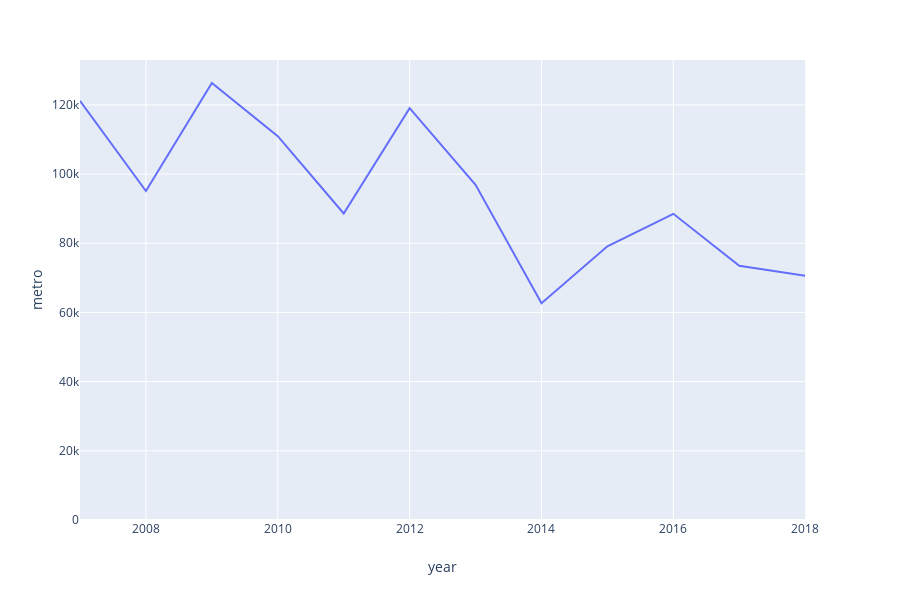

The code cell stored with this chart in its notebook:
### Code cell
fig_metro_orig = px.line(metro_orig_counts_df, x='year', y='metro')
fig_metro_orig.update_yaxes(rangemode="tozero")

### Figure 1 — Plotly figure (JSON) as saved in the notebook; plotly's stock layout.template omitted (floating-point values rounded to 4 significant figures)
{"data": [{"hoverlabel": {"namelength": 0}, "hovertemplate": "year=%{x}<br>metro=%{y}", "legendgroup": "", "line": {"color": "#636efa", "dash": "solid"}, "mode": "lines", "name": "", "showlegend": false, "type": "scatter", "x": ["2007", "2008", "2009", "2010", "2011", "2012", "2013", "2014", "2015", "2016", "2017", "2018"], "xaxis": "x", "y": [121166, 95118, 126335, 110957, 88603, 119080, 96887, 62647, 79119, 88515, 73481, 70639], "yaxis": "y"}], "layout": {"height": 600, "legend": {"tracegroupgap": 0}, "margin": {"t": 60}, "xaxis": {"anchor": "y", "domain": [0, 0.98], "title": {"text": "year"}}, "yaxis": {"anchor": "x", "domain": [0, 1], "rangemode": "tozero", "title": {"text": "metro"}}}}
